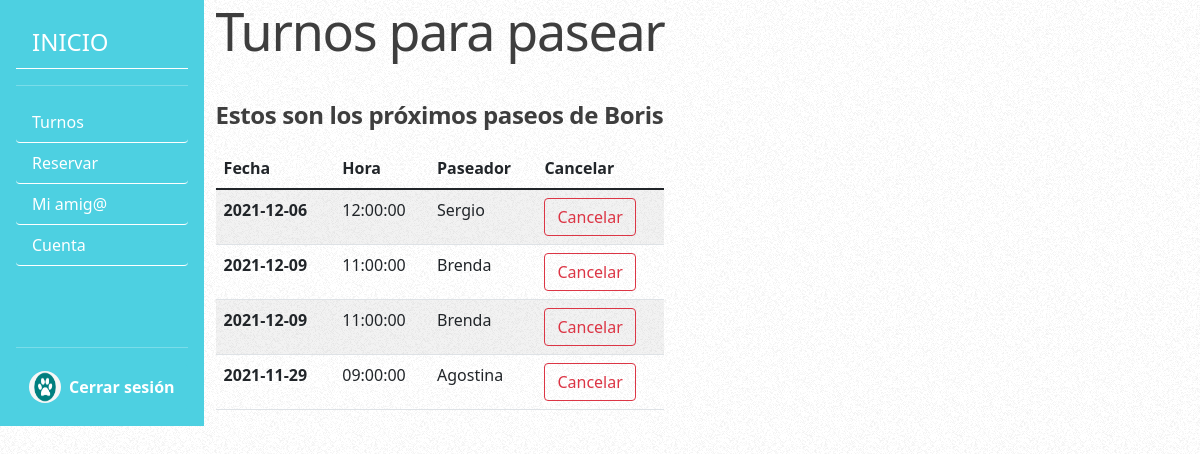
The page /codigo/turnos.php (signed in) on the database its author committed.
### tables this page shows
CREATE TABLE `paseos` (
  `id_paseo` int(11) NOT NULL,
  `id_paseador` int(11) NOT NULL,
  `id_perro` int(11) NOT NULL,
  `fecha_paseo` date NOT NULL,
  `hora_paseo` time NOT NULL
);

CREATE TABLE `paseadores` (
  `id_paseador` int(11) NOT NULL,
  `nombre_paseador` varchar(300) NOT NULL,
  `apellido_paseador` varchar(300) NOT NULL,
  `descripcion_paseador` varchar(500) NOT NULL,
  `fecha_ingreso_paseador` date NOT NULL
);

### codigo/backend/funcionesBD.php (called while the page is built, shortened)
<?php
function conectarBD(){
	$conexion = new mysqli('localhost','root','','paseos_caninos');
	$resultado = null;
	$error = null;
	if ( $conexion->connect_error)
		$error = "Problemas al conectar con la base de datos: ".$conexion->connect_error;
	else
		$resultado = $conexion;
	return array('resultado'=> $resultado,'error'=>$error);
}
function obtenerPaseador($conexion,$idpaseador){
	$sentencia = $conexion->prepare('SELECT nombre_paseador FROM paseadores WHERE id_paseador=?');
	$error = null;
	$resultado = null;
	if ( $sentencia ){
		if ( $sentencia->bind_param('i',$idpaseador)){
			if ( $sentencia->execute()){
				$paseador = $sentencia->get_result();
				$resultado  = $paseador->fetch_assoc();
			}else{
				$error = 'E - Problemas al obtener paseador: '.$sentencia->error;
			}
		}else{
			$error = 'B - Problemas al obtener paseador: '.$conexion->error;
		}
	}else{
		$error = 'P - Problemas al obtener paseador: '.$conexion->error;
	}
	return array('resultado'=> $resultado,'error'=>$error);
}
function obtenerTurnos($conexion,$perro){
	$sentencia = $conexion->prepare('SELECT * FROM paseos WHERE id_perro = ?');
	$error = null;
	$resultado = null;
	if ( $sentencia ){
		if ( $sentencia->bind_param('i',$perro)){
			if ( $sentencia->execute()){
				$turnos = $sentencia->get_result();
				$resultado  = $turnos->fetch_all(MYSQLI_ASSOC);
			}else{
				$error = 'E - Problemas al obtener los turnos: '.$sentencia->error;
			}
		}else{
			$error = 'B - Problemas al obtener los turnos: '.$conexion->error;
		}
	}else{
		$error = 'P - Problemas al obtener los turnos: '.$conexion->error;
	}
	return array('resultado'=> $resultado,'error'=>$error);
}
?>

### codigo/turnos.php (the view, shortened to what this page needs)
<?php
include('backend/funcionesBD.php');
$conexion = conectarBD();
$turnos = null;
$totalTurnos = 0;
if ( $conexion['resultado']!=null){
	$turnos = obtenerTurnos($conexion['resultado'],$_SESSION['perro_actual']['id_perro']);
	$totalTurnos = count($turnos['resultado']);
}
?>
<!DOCTYPE html>
<html>
<head>
	<?php include('librerias/librerias.php'); ?>
	<link rel="stylesheet" type="text/css" href="css/sidebars.css">
	<link rel="stylesheet" type="text/css" href="css/menu_lateral.css">
</head>
<body>
	<main class="scrollarea">
		<?php include('menu.php'); ?>
	  	<section>
			<div class="container">
				<h1>Turnos para pasear</h1>
				<?php
					if ( $totalTurnos >0 ){
						echo "<h3>Estos son los próximos paseos de ".$_SESSION['perro_actual']['nombre_perro']."</h3>";
						echo "<table class=\"table table-striped table-hover \">
								<thead>
									<tr>
										<th>Fecha</th>
										<th>Hora</th>
										<th>Paseador</th>
										<th>Cancelar</th>
									</tr>
								</thead>
								<tbody>";
						for ( $i = 0; $i < $totalTurnos; $i++ ){
							$paseador = obtenerPaseador($conexion['resultado'],$turnos['resultado'][$i]['id_paseador']);
							echo "<tr>
									<th scope=\"row\">".$turnos['resultado'][$i]['fecha_paseo']."</th>
									<td>".$turnos['resultado'][$i]['hora_paseo']."</td>
									<td>".$paseador['resultado']['nombre_paseador']."</td>
									<td><button class=\"btn btn-outline-danger\" id=\"".$turnos['resultado'][$i]['id_paseo']."\"data-bs-toggle=\"modal\" data-bs-target=\"#exampleModal\">Cancelar</button></td>
								  </tr>";
						}
						echo "</tbody>
						      </table>";
					}else
						echo "<h3>".$_SESSION['perro_actual']['nombre_perro']." aún no tiene paseos resevados. ¿Reservamos uno? <a href=\"reservar_turno.php\">Click aquí</a></h3>";
				?>
			</div>
		</section>
	</main>
</body>
</html>

### codigo/css/estilos.css (style rules this page uses)
body { background: url('fondo.png'); }
h1, h2, h3, h4, h5, h6 { color: #3e3e3e; margin: 0 0 0.75em 0; }
h2, h3, h4, h5, h6 { font-weight: 700; }
h1 { font-size: 3.25em; letter-spacing: -0.025em; font-weight: 300; }
h3 { font-size: 1.5em; letter-spacing: -0.015em; }

### codigo/css/sidebars.css (style rules this page uses)
body { min-height: 100vh; min-height: -webkit-fill-available; }
html { height: -webkit-fill-available; }
main { display: flex; flex-wrap: nowrap; height: 100vh; height: -webkit-fill-available; max-height: 100vh; overflow-x: auto; overflow-y: hidden; }
.scrollarea { overflow-y: auto; }

### rows shown on the page
paseos: fecha_paseo "2021-12-06", hora_paseo "12:00:00", id_paseador.nombre_paseador "Sergio"
paseos: fecha_paseo "2021-12-09", hora_paseo "11:00:00", id_paseador.nombre_paseador "Brenda"
paseos: fecha_paseo "2021-12-09", hora_paseo "11:00:00", id_paseador.nombre_paseador "Brenda"
paseos: fecha_paseo "2021-11-29", hora_paseo "09:00:00", id_paseador.nombre_paseador "Agostina"

### other values the page prints
$_SESSION['perro_actual']['nombre_perro'] "Boris"
